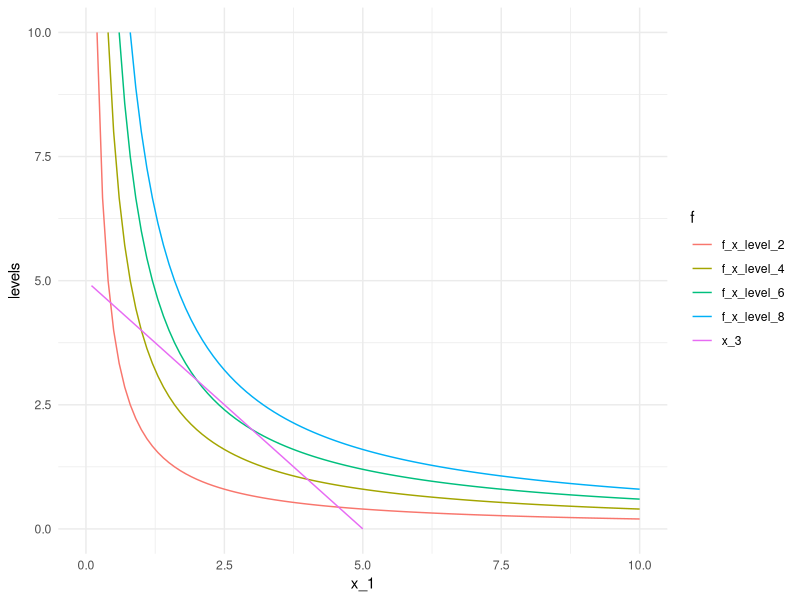
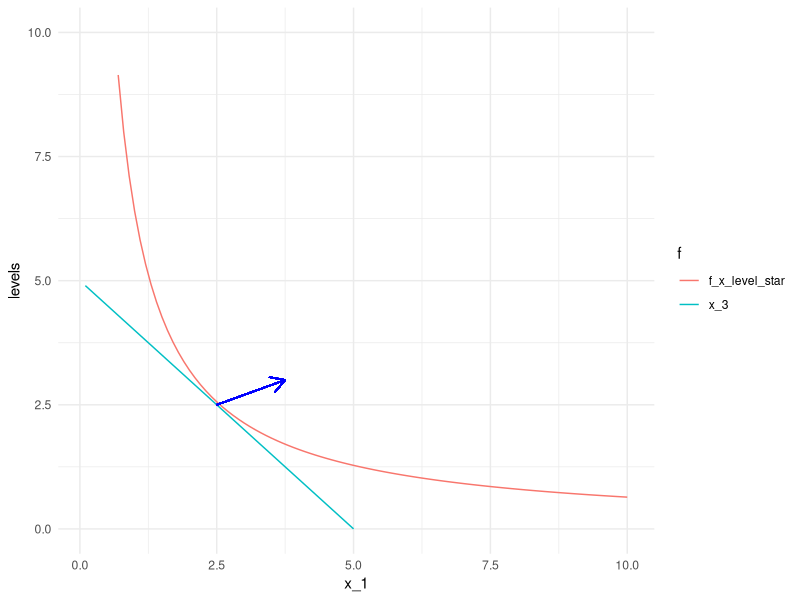

Write R code to recreate these figures, in order.
## ---- chunk 1

library(tidyverse)
library(rmarkdown)
library(knitr)
library(xml2)

knitr::opts_chunk$set(echo = T, 
                      warning = F, 
                      message = F, 
                      eval = T, 
                      include = T,
                      fig.height=4, 
                      fig.width=4
                      )
## ---- chunk 2

x_1 <- seq(0.1, 10, 0.1)
x_2 <- seq(0.1, 10, 0.1)

f_x_level_2 <- 2/x_2 #level sets
f_x_level_4 <- 4/x_2
f_x_level_6 <- 6/x_2
f_x_level_8 <- 8/x_2

x_3 <- 5 - x_2 #constraint set

data_obj_l <- cbind(x_1, 
                    f_x_level_2, 
                    f_x_level_4, 
                    f_x_level_6,
                    f_x_level_8,
                    x_3
                    ) %>% 
  dplyr::as_tibble() %>%
  tidyr::gather(.,
                f_x_level_2:x_3,
                key = "f",
                value = "levels")

ggplot(data_obj_l, aes(x_1, levels, color = f)) +
  geom_line() +
  scale_y_continuous(limits = c(0, 10)) +
  scale_x_continuous(limits = c(0, 10)) +
  theme_minimal()

## ---- chunk 3

f_x_level_star <- 6.4/x_2 #set manually

data_plot_grad <- cbind(x_1, 
                        f_x_level_star,
                        x_3
                        ) %>%
  dplyr::as_tibble() %>%
  tidyr::gather(.,
                c(f_x_level_star, x_3),
                key = 'f',
                value = 'levels'
                )

ggplot(data_plot_grad, aes(x_1, levels, color = f)) +
  geom_line() +
  scale_y_continuous(limits = c(0, 10)) +
  geom_segment(aes(x = 2.5,
                   y = 2.5,
                   xend = 3.75, #set manually
                   yend = 3
                   ),
               color = "blue",
               arrow = arrow(length = unit(0.03, "npc"))
               ) +
  theme_minimal()
